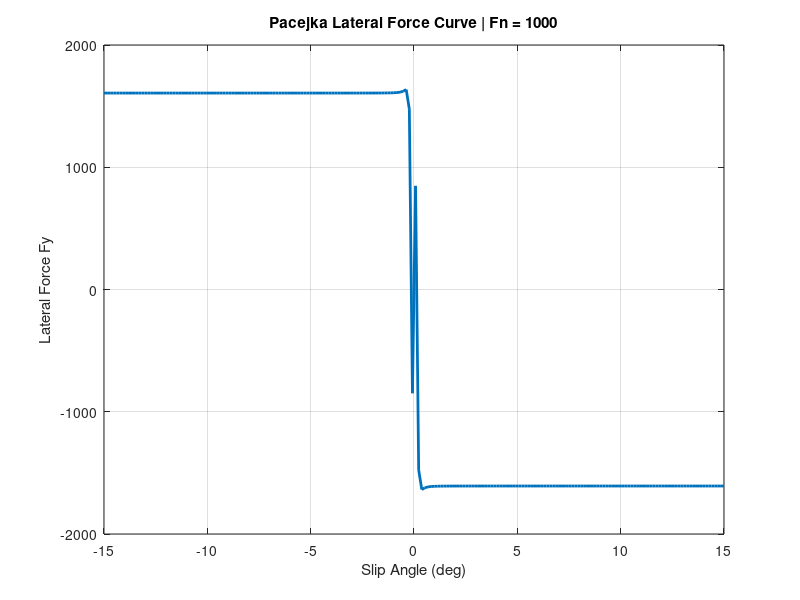

MATLAB code for this plot:
%% Pacejka Lateral Force Curve Generator
% Pure lateral Magic Formula
% No aligning moment, no combined slip

clear; clc; close all;

%% =======================
% USER INPUTS
% ========================

Fn = 1000;              % Normal load (same units used in fit)
SA_min = -15;           % Slip angle min (deg)
SA_max = 15;            % Slip angle max (deg)
n_points = 200;         % Resolution

%% =======================
% Slip Angle Vector
% ========================

SA_deg = linspace(SA_min, SA_max, n_points);
SA = deg2rad(SA_deg);   % Convert to radians

%% =======================
% Load-Dependent Coefficients
% ========================

By = -0.34876850845497015 ...
     - 0.00034276883261057686 * Fn ...
     - 0.00000013247032127260662 * Fn^2;

Cy = 0.5509222176106313 ...
     - 0.002443688073927094 * Fn ...
     - 0.0000012320536839299613 * Fn^2;

Dy = 338.39870577325456 ...
     - 1.9769442425898722 * Fn;

Ey = 0.3553895949382016 ...
     + 31.244897244705058 * exp(0.016405921135532898 * Fn);

Fy_shift = -0.0233809460004577 ...
           - 0.00017739222796836902 * Fn ...
           - 0.00000012122598706268264 * Fn^2;

%% =======================
% Lateral Force Calculation
% ========================

Fy = Dy .* sin( ...
      Cy .* atan( ...
      By .* SA ...
      - Ey .* (By .* SA - atan(By .* SA)) ...
      ) ...
      ) ...
      + Fy_shift;

%% =======================
% Plot
% ========================

figure;
plot(SA_deg, Fy, 'LineWidth', 2);
grid on;
xlabel('Slip Angle (deg)');
ylabel('Lateral Force Fy');
title(['Pacejka Lateral Force Curve | Fn = ', num2str(Fn)]);
